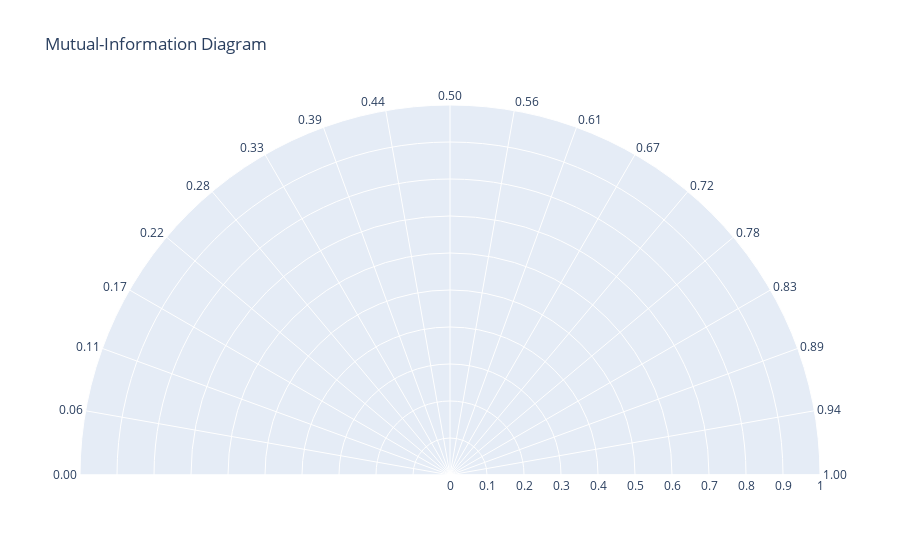

Notebook code cell kept with this figure:
### Code cell
# range_r is adaptable to the data (entropy between models)

chart_base = px.scatter_polar(
    range_r=[0, 1],
    title='Mutual-Information Diagram',
    
)

list_angular_ticks = [i for i in range(-360, -170, 10)]
list_angular_labels = ["{:.2f}".format(i)
                       for i in np.linspace(0, 1, len(list_angular_ticks))]

chart_base.update_layout(
    polar = dict(
        sector = [0, 180],
        angularaxis = dict(
            thetaunit = "degrees",
            #dtick = 45,
            rotation=180,
            direction = "clockwise",
            tickmode="array",
            tickvals=list_angular_ticks,
            ticktext=list_angular_labels
            )
    ),
    height=600
)

chart_base.show()

### Figure 1 — Plotly figure (JSON) as saved in the notebook; plotly's stock layout.template omitted (floating-point values rounded to 4 significant figures)
{"data": [{"hovertemplate": "<extra></extra>", "legendgroup": "", "marker": {"color": "#636efa", "symbol": "circle"}, "mode": "markers", "name": "", "showlegend": false, "subplot": "polar", "type": "scatterpolar"}], "layout": {"autosize": true, "legend": {"tracegroupgap": 0}, "polar": {"angularaxis": {"direction": "clockwise", "rotation": -180, "thetaunit": "degrees", "tickmode": "array", "ticktext": ["0.00", "0.06", "0.11", "0.17", "0.22", "0.28", "0.33", "0.39", "0.44", "0.50", "0.56", "0.61", "0.67", "0.72", "0.78", "0.83", "0.89", "0.94", "1.00"], "tickvals": [-360, -350, -340, -330, -320, -310, -300, -290, -280, -270, -260, -250, -240, -230, -220, -210, -200, -190, -180]}, "domain": {"x": [0, 1], "y": [0, 1]}, "radialaxis": {"autorange": false, "range": [0, 1]}, "sector": [0, 180]}, "title": {"text": "Mutual-Information Diagram"}}}
